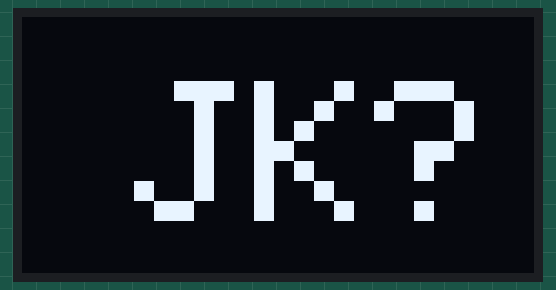
The program below on a simulated Arduino Uno, built with avr-gcc and run on an emulated ATmega328P. Shown: 128×64 one-colour display. The display library's start-up logo is not drawn.

Above: at 3.2 s.
At 6.7 s:
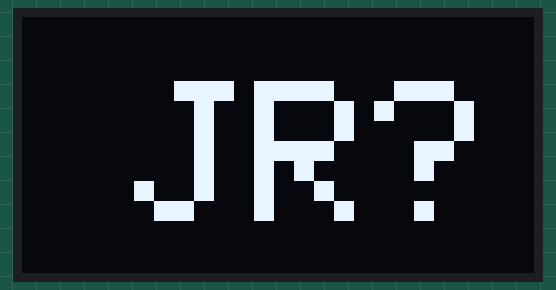
At 9.8 s:
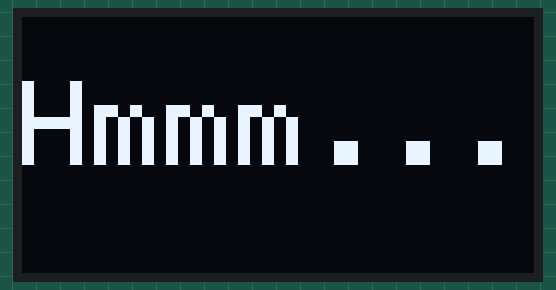
At 13.8 s:
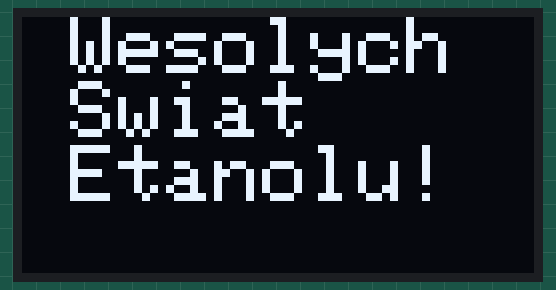
At 18.8 s:
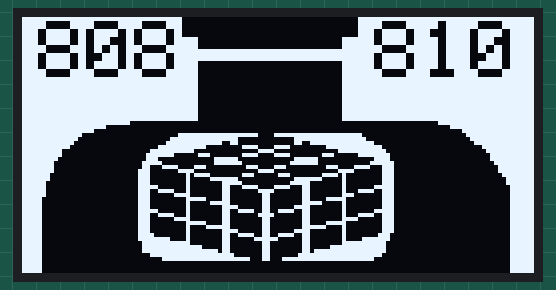

The program:

main.cpp
```cpp
#include <Arduino.h>

#include <Adafruit_GFX.h>
#include <Adafruit_SSD1306.h>

#define SCREEN_WIDTH 128
#define SCREEN_HEIGHT 64
#define OLED_RESET     4 // Reset pin # (or -1 if sharing Arduino reset pin)
Adafruit_SSD1306 display(SCREEN_WIDTH, SCREEN_HEIGHT, &Wire, OLED_RESET);

const uint8_t  PROGMEM bitmap[] = {
0xff,0xff,0xff,0xff,0xff,0x00,0x00,0x00,0x00,0x00,0x0f,0xff,0xff,0xff,0xff,0xff
,0xff,0xff,0xff,0xff,0xff,0x00,0x00,0x00,0x00,0x00,0x0f,0xff,0xff,0xff,0xff,0xff
,0xff,0xff,0xff,0xff,0xff,0x00,0x00,0x00,0x00,0x00,0x0f,0xff,0xff,0xff,0xff,0xff
,0xff,0xff,0xff,0xff,0xff,0x00,0x00,0x00,0x00,0x00,0x0f,0xff,0xff,0xff,0xff,0xff
,0xff,0xff,0xff,0xff,0xff,0x00,0x00,0x00,0x00,0x00,0x0f,0xff,0xff,0xff,0xff,0xff
,0xff,0xff,0xff,0xff,0xff,0xf0,0x00,0x00,0x00,0x00,0xff,0xff,0xff,0xff,0xff,0xff
,0xff,0xff,0xff,0xff,0xff,0xf0,0x00,0x00,0x00,0x00,0xff,0xff,0xff,0xff,0xff,0xff
,0xff,0xff,0xff,0xff,0xff,0xf0,0x00,0x00,0x00,0x00,0xff,0xff,0xff,0xff,0xff,0xff
,0xff,0xff,0xff,0xff,0xff,0xff,0xff,0xff,0xff,0xff,0xff,0xff,0xff,0xff,0xff,0xff
,0xff,0xff,0xff,0xff,0xff,0xff,0xff,0xff,0xff,0xff,0xff,0xff,0xff,0xff,0xff,0xff
,0xff,0xff,0xff,0xff,0xff,0xff,0xff,0xff,0xff,0xff,0xff,0xff,0xff,0xff,0xff,0xff
,0xff,0xff,0xff,0xff,0xff,0xf0,0x00,0x00,0x00,0x00,0xff,0xff,0xff,0xff,0xff,0xff
,0xff,0xff,0xff,0xff,0xff,0xf0,0x00,0x00,0x00,0x00,0xff,0xff,0xff,0xff,0xff,0xff
,0xff,0xff,0xff,0xff,0xff,0xf0,0x00,0x00,0x00,0x00,0xff,0xff,0xff,0xff,0xff,0xff
,0xff,0xff,0xff,0xff,0xff,0xf0,0x00,0x00,0x00,0x00,0xff,0xff,0xff,0xff,0xff,0xff
,0xff,0xff,0xff,0xff,0xff,0xf0,0x00,0x00,0x00,0x00,0xff,0xff,0xff,0xff,0xff,0xff
,0xff,0xff,0xff,0xff,0xff,0xf0,0x00,0x00,0x00,0x00,0xff,0xff,0xff,0xff,0xff,0xff
,0xff,0xff,0xff,0xff,0xff,0xf0,0x00,0x00,0x00,0x00,0xff,0xff,0xff,0xff,0xff,0xff
,0xff,0xff,0xff,0xff,0xff,0xf0,0x00,0x00,0x00,0x00,0xff,0xff,0xff,0xff,0xff,0xff
,0xff,0xff,0xff,0xff,0xff,0xf0,0x00,0x00,0x00,0x00,0xff,0xff,0xff,0xff,0xff,0xff
,0xff,0xff,0xff,0xff,0xff,0xf0,0x00,0x00,0x00,0x00,0xff,0xff,0xff,0xff,0xff,0xff
,0xff,0xff,0xff,0xff,0xff,0xf0,0x00,0x00,0x00,0x00,0xff,0xff,0xff,0xff,0xff,0xff
,0xff,0xff,0xff,0xff,0xff,0xf0,0x00,0x00,0x00,0x00,0xff,0xff,0xff,0xff,0xff,0xff
,0xff,0xff,0xff,0xff,0xff,0xf0,0x00,0x00,0x00,0x00,0xff,0xff,0xff,0xff,0xff,0xff
,0xff,0xff,0xff,0xff,0xff,0xf0,0x00,0x00,0x00,0x00,0xff,0xff,0xff,0xff,0xff,0xff
,0xff,0xff,0xff,0xff,0xff,0xf0,0x00,0x00,0x00,0x00,0xff,0xff,0xff,0xff,0xff,0xff
,0xff,0xff,0xff,0xe0,0x00,0x00,0x00,0x00,0x00,0x00,0x00,0x00,0x00,0xff,0xff,0xff
,0xff,0xff,0xf8,0x00,0x00,0x00,0x00,0x00,0x00,0x00,0x00,0x00,0x00,0x1f,0xff,0xff
,0xff,0xff,0xc0,0x00,0x00,0x00,0x00,0x00,0x00,0x00,0x00,0x00,0x00,0x03,0xff,0xff
,0xff,0xfe,0x00,0x00,0x01,0xff,0xff,0xe1,0xff,0xff,0xf8,0x00,0x00,0x01,0xff,0xff
,0xff,0xfc,0x00,0x00,0x07,0xff,0xfc,0x00,0x0f,0xff,0xfc,0x00,0x00,0x00,0xff,0xff
,0xff,0xf8,0x00,0x00,0x0f,0xff,0xcc,0x00,0x0c,0xff,0xff,0x00,0x00,0x00,0x7f,0xff
,0xff,0xf0,0x00,0x00,0x3f,0xfc,0x01,0xe1,0xe0,0x0f,0xff,0xc0,0x00,0x00,0x1f,0xff
,0xff,0xc0,0x00,0x00,0xff,0xe0,0x00,0x1e,0x00,0x01,0xff,0xe0,0x00,0x00,0x0f,0xff
,0xff,0xc0,0x00,0x01,0xfc,0x0e,0x01,0xe1,0xe0,0x1c,0x0f,0xf0,0x00,0x00,0x07,0xff
,0xff,0x80,0x00,0x01,0xc0,0x00,0xfc,0x00,0x0f,0xc0,0x00,0xf0,0x00,0x00,0x07,0xff
,0xff,0x00,0x00,0x03,0xe0,0x00,0xfe,0x00,0x1f,0xc0,0x01,0xf8,0x00,0x00,0x03,0xff
,0xff,0x00,0x00,0x03,0x1e,0x1c,0x00,0xe1,0xc0,0x0e,0x1e,0x38,0x00,0x00,0x01,0xff
,0xff,0x00,0x00,0x07,0x01,0xe0,0x00,0x1e,0x00,0x01,0xe0,0x38,0x00,0x00,0x01,0xff
,0xfe,0x00,0x00,0x07,0x00,0x5e,0x01,0xc0,0xe0,0x1e,0x80,0x38,0x00,0x00,0x00,0xff
,0xfe,0x00,0x00,0x07,0x00,0x41,0xfc,0x00,0x0f,0xe0,0x80,0x38,0x00,0x00,0x00,0x7f
,0xfc,0x00,0x00,0x07,0x00,0x40,0x3e,0x00,0x1f,0x00,0x80,0x38,0x00,0x00,0x00,0x7f
,0xfc,0x00,0x00,0x07,0xc0,0x40,0x31,0xe1,0xe3,0x00,0x80,0xf8,0x00,0x00,0x00,0x3f
,0xfc,0x00,0x00,0x07,0x3c,0x40,0x30,0x1e,0x03,0x00,0x8f,0x38,0x00,0x00,0x00,0x3f
,0xfc,0x00,0x00,0x07,0x03,0xc0,0x30,0x0c,0x03,0x00,0xe0,0x38,0x00,0x00,0x00,0x3f
,0xf8,0x00,0x00,0x07,0x00,0x7c,0x30,0x0c,0x03,0x0f,0x80,0x38,0x00,0x00,0x00,0x3f
,0xf8,0x00,0x00,0x07,0x00,0x41,0xf0,0x0c,0x03,0xe0,0x80,0x38,0x00,0x00,0x00,0x3f
,0xf8,0x00,0x00,0x07,0x00,0x40,0x3c,0x0c,0x0f,0x00,0x80,0x38,0x00,0x00,0x00,0x3f
,0xf8,0x00,0x00,0x07,0xc0,0x40,0x33,0xcc,0xf3,0x00,0x80,0xf8,0x00,0x00,0x00,0x3f
,0xf8,0x00,0x00,0x07,0x3c,0x40,0x30,0x1e,0x03,0x00,0x8f,0x38,0x00,0x00,0x00,0x3f
,0xf8,0x00,0x00,0x07,0x03,0xc0,0x30,0x0c,0x03,0x00,0xf0,0x38,0x00,0x00,0x00,0x3f
,0xf8,0x00,0x00,0x07,0x00,0x7c,0x30,0x0c,0x03,0x0f,0x80,0x38,0x00,0x00,0x00,0x3f
,0xf8,0x00,0x00,0x07,0x00,0x43,0xf0,0x0c,0x03,0xf0,0x80,0x38,0x00,0x00,0x00,0x3f
,0xf8,0x00,0x00,0x07,0x00,0x40,0x3c,0x0c,0x0f,0x00,0x80,0x38,0x00,0x00,0x00,0x3f
,0xf8,0x00,0x00,0x07,0x80,0x40,0x33,0xcc,0xf3,0x00,0x80,0x70,0x00,0x00,0x00,0x3f
,0xf8,0x00,0x00,0x07,0xf8,0x40,0x30,0x3f,0x03,0x00,0x87,0xf0,0x00,0x00,0x00,0x3f
,0xf8,0x00,0x00,0x03,0xff,0xc0,0x30,0x0c,0x03,0x00,0xff,0xe0,0x00,0x00,0x00,0x3f
,0xf8,0x00,0x00,0x03,0xff,0xf8,0x30,0x0c,0x03,0x07,0xff,0xe0,0x00,0x00,0x00,0x3f
,0xf8,0x00,0x00,0x03,0xff,0xff,0xb0,0x0c,0x03,0x7f,0xff,0xe0,0x00,0x00,0x00,0x3f
,0xf8,0x00,0x00,0x00,0xff,0xff,0xf8,0x0c,0x07,0xff,0xff,0xc0,0x00,0x00,0x00,0x3f
,0xf8,0x00,0x00,0x00,0x1f,0xff,0xff,0x8c,0x7f,0xff,0xff,0x00,0x00,0x00,0x00,0x3f
,0xf8,0x00,0x00,0x00,0x00,0x00,0x00,0x00,0x00,0x00,0x00,0x00,0x00,0x00,0x00,0x3f
,0xf8,0x00,0x00,0x00,0x00,0x00,0x00,0x00,0x00,0x00,0x00,0x00,0x00,0x00,0x00,0x3f
,0xf8,0x00,0x00,0x00,0x00,0x00,0x00,0x00,0x00,0x00,0x00,0x00,0x00,0x00,0x00,0x3f

};
void tekst(void);
void setup() {
    Serial.begin(9600);
    if(!display.begin(SSD1306_SWITCHCAPVCC, 0x3C)) {
    Serial.println(F("SSD1306 allocation failed"));
  }
  display.display();
  tekst();
}

void loop() {}
void tekst(){
display.display();
display.clearDisplay();
display.drawPixel(64, 32, WHITE);
display.display();
delay(3000);

display.clearDisplay();
display.setTextSize(5);
display.setTextColor(WHITE);
display.setCursor(28,16);
display.println(F("JK?"));
display.display();
delay(3000);

display.clearDisplay();
display.display();
delay(500);
display.setTextSize(5);
display.setTextColor(WHITE);
display.setCursor(28,16);
display.println(F("JR?"));
display.display();
delay(3000);

/*
char tab[23] = {'A', 'B', 'C', 'D', 'E', 'F', 'G', 'H', 'I', 'J', 'K', 'L', 'M', 'N', 'O', 'P', 'R', 'S', 'T', 'U', 'W' ,'Y' ,'Z'};
for(int i=0;i<23;i++)
{
display.clearDisplay();
 display.setTextSize(5);
 display.setTextColor(WHITE);
 display.setCursor(28,16);
 display.print("J");
 display.print(tab[i]);
 display.print("?");
 display.display();
 delay(300);
}
*/

display.clearDisplay();
display.setTextSize(3);
display.setTextColor(WHITE);
display.setCursor(0,16);
display.println(F("Hmmm..."));
display.display();
delay(4000);

display.clearDisplay();
display.setTextSize(2);
display.setTextColor(WHITE);
display.setCursor(0,0);
display.println(F(" Wesolych"));
display.println(F(" Swiat"));
display.println(F(" Etanolu!"));
display.display();
delay(5000);

display.clearDisplay();
display.setTextSize(2);
display.setTextColor(BLACK);
display.setCursor(4,1);
display.drawBitmap(0,0,bitmap,128,64,1);
display.print(F("808    810"));
display.display();
}
```

Measured:
- what the display in image 0 shows lasts 3.1 s, from 3.1 s to 6.2 s
- what the display in image 2 shows lasts 4.0 s, from 9.7 s to 13.7 s
- what the display in image 3 shows lasts 5.1 s, from 13.7 s to 18.8 s
